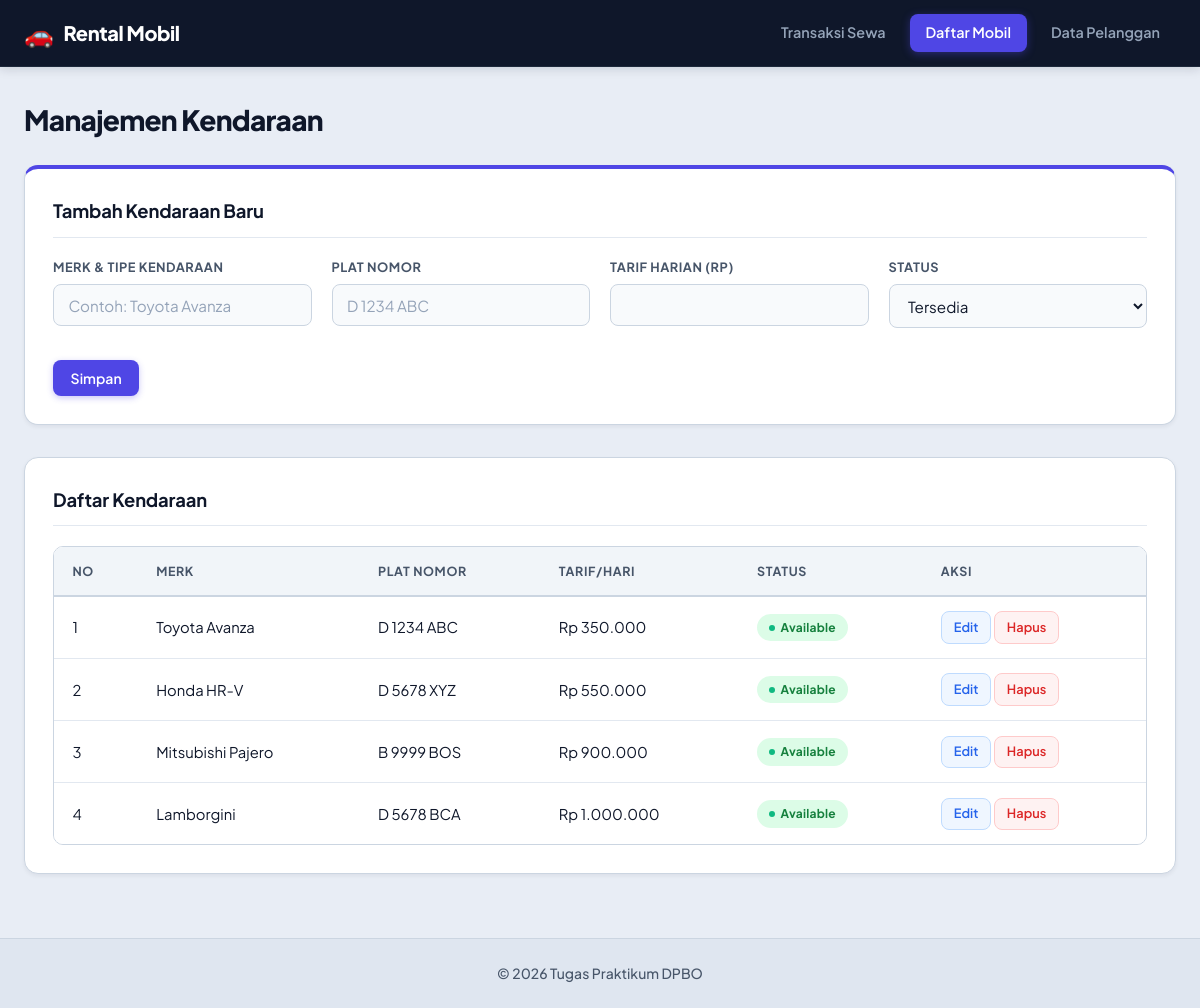
Page /index.php?page=vehicles on the committed database.
### tables this page shows
CREATE TABLE `vehicles` (
  `id` int(11) NOT NULL AUTO_INCREMENT,
  `brand` varchar(100) NOT NULL,
  `plate_number` varchar(15) NOT NULL,
  `daily_rate` decimal(10,2) NOT NULL,
  `status` enum('available','rented','maintenance') DEFAULT 'available',
  `created_at` timestamp NOT NULL DEFAULT current_timestamp(),
  PRIMARY KEY (`id`),
  UNIQUE KEY `plate_number` (`plate_number`)
);

### index.php (called while the page is built, shortened)
<?php
require_once __DIR__ . '/class/Vehicle.php';
require_once __DIR__ . '/class/Rental.php';
$allowedPages = ['rentals', 'vehicles', 'customers'];
$requestedPage = $_GET['page'] ?? 'rentals';
$page = in_array($requestedPage, $allowedPages, true) ? $requestedPage : 'rentals';
try {
    $vehicleModel  = new Vehicle();
} catch (Throwable $e) {
    $flash = ['type' => 'error', 'message' => $e->getMessage()];
    include __DIR__ . '/view/header.php';
    echo '<div class="card"><p>Pastikan service MySQL aktif dan database <strong>db_rental</strong> sudah di-import.</p></div>';
    include __DIR__ . '/view/footer.php';
    exit;
}
include __DIR__ . '/view/header.php';
match ($page) {
    'customers' => include __DIR__ . '/view/customers.php',
    'vehicles'  => include __DIR__ . '/view/vehicles.php',
    default     => include __DIR__ . '/view/rentals.php',
};
include __DIR__ . '/view/footer.php';

### config/Database.php (called while the page is built, shortened)
<?php
class Database {
    private string $host = "127.0.0.1";
    private int $port    = 3306;
    private string $user = "root";
    private string $pass = "";
    private string $db   = "db_rental";
    public function __construct() {
        try {
            $dsn = "mysql:host={$this->host};port={$this->port};dbname={$this->db};charset=utf8mb4";
            $this->conn = new PDO($dsn, $this->user, $this->pass, [
                PDO::ATTR_ERRMODE            => PDO::ERRMODE_EXCEPTION,
                PDO::ATTR_DEFAULT_FETCH_MODE => PDO::FETCH_ASSOC,
                PDO::ATTR_EMULATE_PREPARES   => false,
            ]);
        } catch (PDOException $e) {
            throw new RuntimeException("Koneksi ke database gagal: " . $e->getMessage(), 0, $e);
        }
    }
}

### class/Vehicle.php (called while the page is built, shortened)
<?php
require_once __DIR__ . '/../config/Database.php';
class Vehicle {
    private PDO $db;
    public function __construct(?PDO $db = null) {
        $this->db = $db ?? (new Database())->conn;
    }
    public function getAll(): array {
        $stmt = $this->db->prepare("SELECT * FROM vehicles ORDER BY id ASC");
        $stmt->execute();
        return $stmt->fetchAll();
    }
}

### view/vehicles.php (the view, shortened to what this page needs)
<?php
$editId = $_GET['edit'] ?? null;
$vehicleEdit = $editId ? $vehicleModel->getById((int)$editId) : null;
$vehicles = $vehicleModel->getAll();
?>
<h2>Manajemen Kendaraan</h2>
<div class="card form-card">
    <h3><?= $vehicleEdit ? 'Edit Kendaraan' : 'Tambah Kendaraan Baru' ?></h3>
    <form method="POST" action="index.php?page=vehicles">
        <div class="form-grid">
            <div>
                <label>Merk & Tipe Kendaraan</label>
                <input type="text" name="brand" required placeholder="Contoh: Toyota Avanza" value="<?= htmlspecialchars($vehicleEdit['brand'] ?? '') ?>">
            </div>
            <div>
                <label>Plat Nomor</label>
                <input type="text" name="plate_number" required placeholder="D 1234 ABC" value="<?= htmlspecialchars($vehicleEdit['plate_number'] ?? '') ?>">
            </div>
            <div>
                <label>Tarif Harian (Rp)</label>
                <input type="number" step="0.01" name="daily_rate" required value="<?= htmlspecialchars($vehicleEdit['daily_rate'] ?? '') ?>">
            </div>
            <div>
                <label>Status</label>
                <select name="status">
                    <option value="available" <?= ($vehicleEdit['status'] ?? '') === 'available' ? 'selected' : '' ?>>Tersedia</option>
                </select>
            </div>
        </div>
        <div class="form-actions">
            <button type="submit" class="btn btn-primary"><?= $vehicleEdit ? 'Perbarui' : 'Simpan' ?></button>
        </div>
    </form>
</div>
<div class="card">
    <h3>Daftar Kendaraan</h3>
    <div class="table-responsive">
        <table>
        <thead>
            <tr>
                <th>No</th>
                <th>Merk</th>
                <th>Plat Nomor</th>
                <th>Tarif/Hari</th>
                <th>Status</th>
                <th>Aksi</th>
            </tr>
        </thead>
        <tbody>
            <?php if (empty($vehicles)): ?>
                <tr><td colspan="6" style="text-align:center;">Belum ada armada.</td></tr>
            <?php else: $no = 1; foreach ($vehicles as $v): ?>
                <tr>
                    <td><?= $no++ ?></td>
                    <td><?= htmlspecialchars($v['brand']) ?></td>
                    <td><?= htmlspecialchars($v['plate_number']) ?></td>
                    <td>Rp <?= number_format($v['daily_rate'], 0, ',', '.') ?></td>
                    <td><span class="badge badge-<?= $v['status'] ?>"><?= ucfirst($v['status']) ?></span></td>
                    <td>
                        <a href="index.php?page=vehicles&edit=<?= $v['id'] ?>" class="btn btn-edit">Edit</a>
                        <a href="index.php?action=delete_vehicle&id=<?= $v['id'] ?>" class="btn btn-delete" onclick="return confirm('Hapus kendaraan ini?')">Hapus</a>
                    </td>
                </tr>
            <?php endforeach; endif; ?>
        </tbody>
    </table>
    </div>
</div>

### style.css (style rules this page uses)
:root { color-scheme: light; --primary: #4f46e5; --primary-hover: #4338ca; --primary-ring: rgba(79, 70, 229, 0.2); --success: #10b981; --success-bg: #dcfce7; --success-text: #15803d; --warning: #f59e0b; --warning-bg: #fef3c7; --warning-text: #b45309; --danger: #ef4444; --danger-bg: #fee2e2; --danger-text: #b91c1c; --bg-page: #e8edf5; --bg-card: #ffffff; --bg-subtle: #f1f5f9; --bg-input: #f8fafc; --border-color: #cbd5e1; --border-subtle: #e2e8f0; --text-main: #0f172a; --text-muted: #475569; --text-light: #94a3b8; --shadow-sm: 0 2px 4px rgba(15, 23, 42, 0.06); --shadow-md: 0 8px 20px -4px rgba(15, 23, 42, 0.1); --radius-sm: 8px; --radius-md: 10px; --radius-lg: 14px; }
* { margin: 0; padding: 0; box-sizing: border-box; font-family: 'Plus Jakarta Sans', system-ui, -apple-system, BlinkMacSystemFont, 'Segoe UI', Roboto, sans-serif; }
body { background: var(--bg-page); color: var(--text-main); display: flex; flex-direction: column; min-height: 100vh; line-height: 1.5; -webkit-font-smoothing: antialiased; }
h2 { font-size: 1.75rem; font-weight: 800; color: var(--text-main); letter-spacing: -0.025em; margin-bottom: 1.5rem; display: flex; align-items: center; gap: 0.5rem; }
.card { background: var(--bg-card); border-radius: var(--radius-lg); border: 1px solid var(--border-color); box-shadow: var(--shadow-sm); padding: 1.75rem; margin-bottom: 2rem; transition: box-shadow 0.2s ease; }
.card h3 { font-size: 1.15rem; font-weight: 700; color: var(--text-main); letter-spacing: -0.01em; margin-bottom: 1.25rem; padding-bottom: 0.75rem; border-bottom: 1px solid var(--border-subtle); }
.form-card { border-top: 4px solid var(--primary); }
.form-grid { display: grid; grid-template-columns: repeat(auto-fit, minmax(240px, 1fr)); gap: 1.25rem; margin-bottom: 1.5rem; }
label { display: block; font-size: 0.8rem; font-weight: 700; text-transform: uppercase; letter-spacing: 0.04em; margin-bottom: 0.45rem; color: var(--text-muted); }
input, select, textarea { width: 100%; padding: 0.65rem 0.9rem; border: 1.5px solid var(--border-color); border-radius: var(--radius-sm); font-size: 0.95rem; color: var(--text-main); background: var(--bg-input); transition: all 0.2s ease; }
input::placeholder, select::placeholder { color: var(--text-light); }
.form-actions { display: flex; align-items: center; gap: 0.75rem; padding-top: 0.5rem; }
.table-responsive { overflow-x: auto; border-radius: var(--radius-md); border: 1px solid var(--border-color); }
table { width: 100%; border-collapse: collapse; font-size: 0.925rem; background: var(--bg-card); }
th, td { padding: 0.9rem 1.15rem; text-align: left; border-bottom: 1px solid var(--border-subtle); vertical-align: middle; }
th { background: var(--bg-subtle); font-weight: 700; font-size: 0.78rem; text-transform: uppercase; letter-spacing: 0.05em; color: var(--text-muted); border-bottom: 2px solid var(--border-color); }
tbody tr { transition: background-color 0.15s ease; }
tbody tr:last-child td { border-bottom: none; }
.badge { display: inline-flex; align-items: center; gap: 0.35rem; padding: 0.3rem 0.75rem; border-radius: 9999px; font-size: 0.75rem; font-weight: 700; letter-spacing: 0.02em; text-transform: capitalize; }
.badge::before { content: ""; width: 6px; height: 6px; border-radius: 50%; }
.badge-available, .badge-completed { background: var(--success-bg); color: var(--success-text); }
.badge-available::before, .badge-completed::before { background: var(--success); }
.btn { display: inline-flex; align-items: center; justify-content: center; padding: 0.55rem 1.1rem; border-radius: var(--radius-sm); text-decoration: none; font-size: 0.875rem; font-weight: 600; cursor: pointer; border: none; transition: all 0.15s ease; gap: 0.35rem; }
.btn-primary { background: var(--primary); color: #fff; box-shadow: 0 2px 6px rgba(79, 70, 229, 0.3); }
.btn-edit { background: #eff6ff; color: #2563eb; border: 1px solid #bfdbfe; padding: 0.35rem 0.75rem; font-size: 0.8rem; }
.btn-delete { background: #fef2f2; color: #dc2626; border: 1px solid #fecaca; padding: 0.35rem 0.75rem; font-size: 0.8rem; }

### rows in the picture
vehicles: brand "Toyota Avanza", plate_number "D 1234 ABC", daily_rate "350.000", status "Available"
vehicles: brand "Honda HR-V", plate_number "D 5678 XYZ", daily_rate "550.000", status "Available"
vehicles: brand "Mitsubishi Pajero", plate_number "B 9999 BOS", daily_rate "900.000", status "Available"
vehicles: brand "Lamborgini", plate_number "D 5678 BCA", daily_rate "1.000.000", status "Available"
